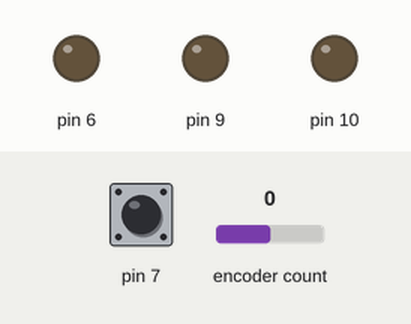
The sketch below on a simulated Arduino Uno, built with avr-gcc and run on an emulated ATmega328P. Shown: output pins drawn as LEDs (lit = HIGH). Inputs (shaded band) come from the test bench; at power-on: pin 7 HIGH, encoder count 0. What the sketch prints to the serial monitor is not drawn.

Above: at 1.2 s.
1.3 s: pin 7 pulled LOW for 0.15 s
At 2.3 s:
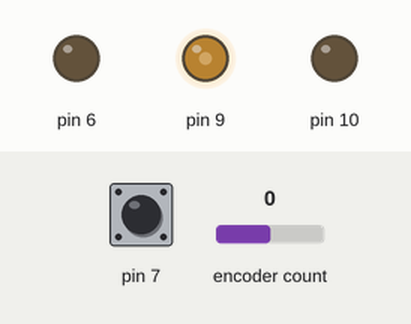
Timing chart, 0 to 4.3 s (numbered marks = the images above; inputs shaded):
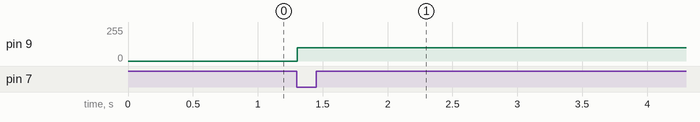

The sketch:

sketch_jan5a.ino
```cpp
#include <Encoder.h>
Encoder encod(2,3);
long count=0;
long lastcount=0;
bool val =0;
long distance =0;
long lastdist=0;
void setup() {
  // put your setup code here, to run once:
  Serial.begin(9600);
  pinMode(6,OUTPUT);
  pinMode(7,INPUT_PULLUP);
  pinMode(9,OUTPUT);
  pinMode(10,OUTPUT);
}
void loop() {
  // put your main code here, to run repeatedly:
  val = digitalRead(7);
  count = encod.read();
  long rpm = 60.0* (count-lastcount)/(17.0*25.0)/0.016;
  lastcount= count;
  //Serial.println(rpm);
  distance =count/(68.0*25.0) ;
  int d =distance;
  //analogWrite(9,0);
  // lastdist =distance;
   if (d==2&&val&&!lastdist){
    analogWrite(9,0);
   //count -count;
   //d++;
   //Serial.println(d);
   }
  else if (!val&&d==0){
    analogWrite(9,100);
    Serial.println("h");
  }
   d =  count-lastcount;
  Serial.println(count-lastcount);
 // Serial.println(rpm);
}
```

Measured:
- after the input at 1.3 s, pin 9: 0/255 → 100/255 at once
